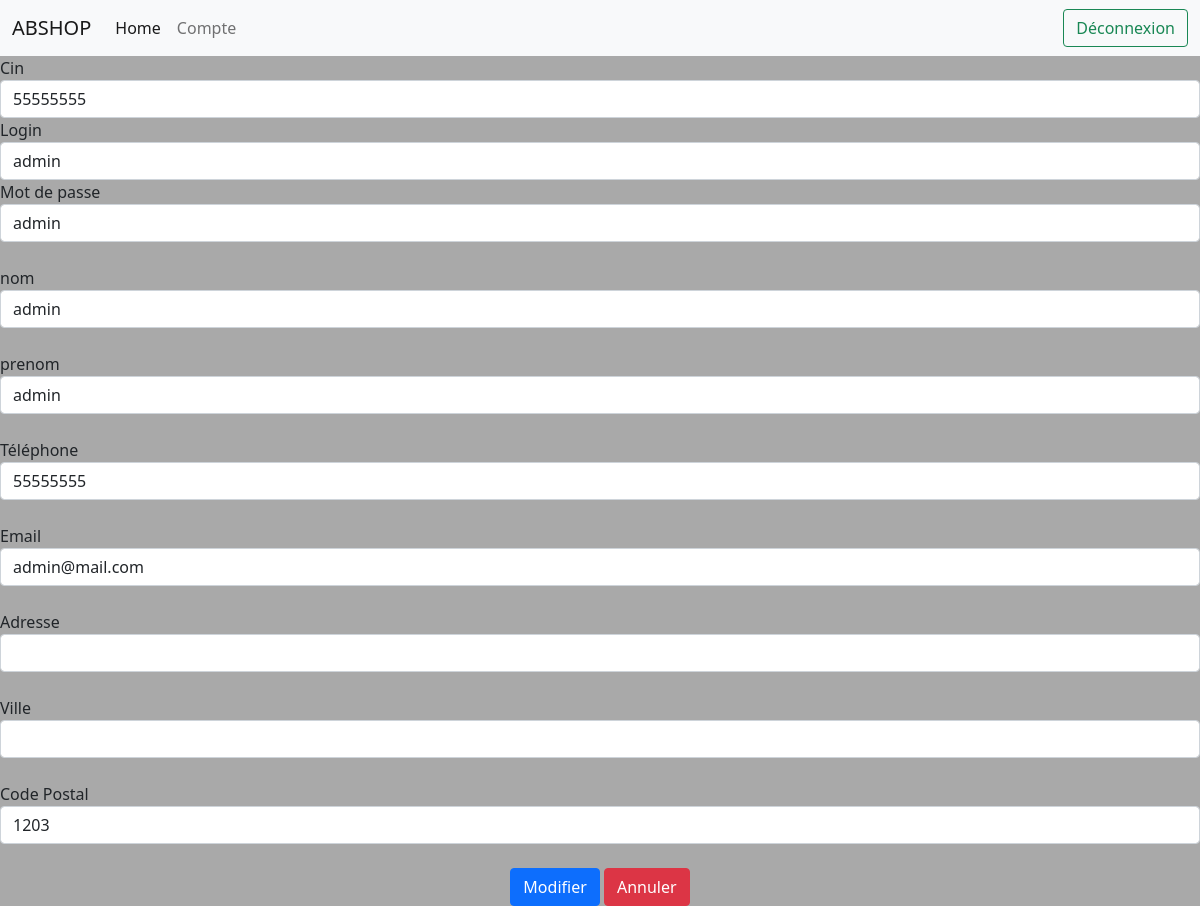
Page /php/comte.php (signed in) on the committed database.
### tables this page shows
CREATE TABLE `utilisateur` (
  `cin` int(8) NOT NULL,
  `login` varchar(255) NOT NULL,
  `mdp` varchar(255) NOT NULL,
  `nom` varchar(255) NOT NULL,
  `prenom` varchar(255) NOT NULL,
  `tele` int(8) NOT NULL,
  `sexe` varchar(255) NOT NULL,
  `email` varchar(255) NOT NULL,
  `adresse` varchar(255) NOT NULL,
  `ville` varchar(255) NOT NULL,
  `codep` int(10) NOT NULL,
  `commentaire` varchar(255) NOT NULL,
  `role` varchar(255) NOT NULL
);

### php/comte.php (the view, shortened to what this page needs)
<?php
             if(!empty($_SESSION["newsession"]))
             {echo'<!doctype html>
<html>
    <head>
        <meta charset="utf-8">
        <link href="css/bootstrap.min.css" rel="stylesheet" >
        <meta name="viewport" content="width=device-width, initial-scale=1">
    </head>
    <body style="background-color:darkgrey;">
      <nav class="navbar navbar-expand-lg navbar-light bg-light">
        <div class="container-fluid">
          <a class="navbar-brand" href="homeclient.php">ABSHOP</a>
          <button class="navbar-toggler" type="button" data-bs-toggle="collapse" data-bs-target="#navbarText" aria-controls="navbarText" aria-expanded="false" aria-label="Toggle navigation">
            <span class="navbar-toggler-icon"></span>
          </button>
          <div class="collapse navbar-collapse" id="navbarText">
            <ul class="navbar-nav me-auto mb-2 mb-lg-0">
              <li class="nav-item">
                <a class="nav-link active" aria-current="page" href="homeclient.php">Home</a>
              </li>
              <li class="nav-item">
                <a class="nav-link" href="comte.php">Compte</a>
              </li>
            </ul>
            <form class="d-flex" action="deconexion.php" >
      <button class="btn btn-outline-success" type="submit">Déconnexion</button>
       </form>
          </div>
        </div>
      </nav>';
               include 'base.php';
               $id=$_SESSION['newsession'];
               $req="SELECT * FROM `utilisateur`  WHERE cin  ='$id'";
               $res = $db->query($req);
               $Res=$res->fetchAll(PDO::FETCH_ASSOC);
               if ($Res){
               echo'<form method="post" action="modifiec.php" >
               Cin <input type="text" name="cin" pattern="[0-9]{8}" value="'.$Res[0]["cin"].'"  class="form-control" required/></td>
               Login<input type="text" name="login"   value="'.$Res[0]["login"].'"  class="form-control" required/>
               Mot de passe <input type="text"  class="form-control"  value="'.$Res[0]["mdp"].'" name="pss" required/><br>
               nom <input type="text" name="nom"  class="form-control"  value="'.$Res[0]["nom"].'" required/><br>
               prenom <input type="text" name="prenom"  class="form-control"  value="'.$Res[0]["prenom"].'" required/><br>
               Téléphone <input type="tel" name="tel" pattern="[0-9]{8}"  value="'.$Res[0]["tele"].'" class="form-control" required/><br>
               Email <input type="email"  class="form-control" name="email"  value="'.$Res[0]["email"].'"><br>
               Adresse <input type="text"  class="form-control" name="adresse"  value="'.$Res[0]["adresse"].'"><br>
               Ville  <input type="text"  class="form-control"name="ville" value="'.$Res[0]["ville"].'"><br>
               Code Postal <input type="text"  class="form-control" pattern="[0-9]*" name="code"  value="'.$Res[0]["codep"].'"><br>
              <center><input type="submit" value="Modifier" class="btn btn-primary"   id="val">
               <input type="reset"  value="Annuler" class="btn btn-danger"  ></center></form>'
  ;
               }
              }
              else{
                echo '<script type="text/JavaScript">
                alert("problem de securité") ;
                window.open("index.php","_self");
                </script>';
              }
 ?>

### rows in the picture
utilisateur: cin "55555555", login "admin", pss "admin", nom "admin", prenom "admin", tel "55555555", email "admin@mail.com", code "1203"
